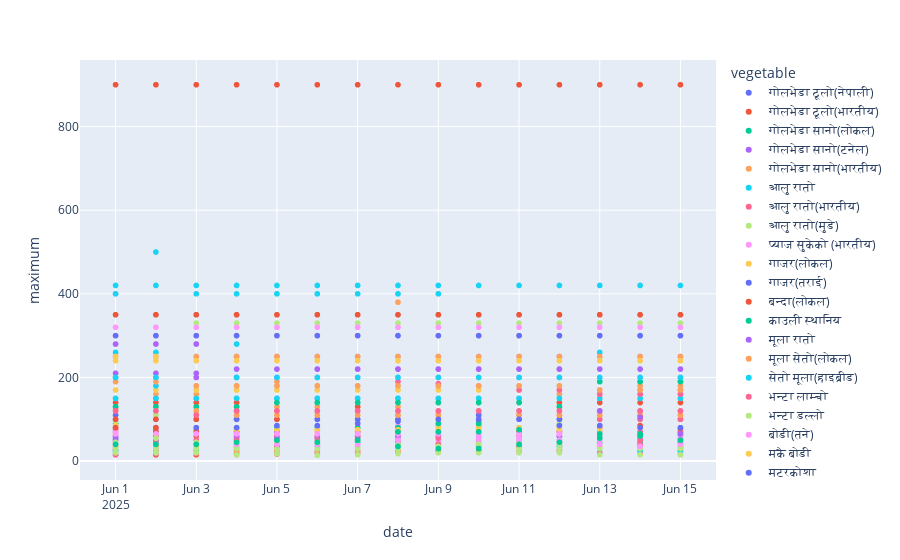

The notebook cell saved with this chart:
### Code cell
px.scatter(df,x='date',y='maximum',color = 'vegetable')
